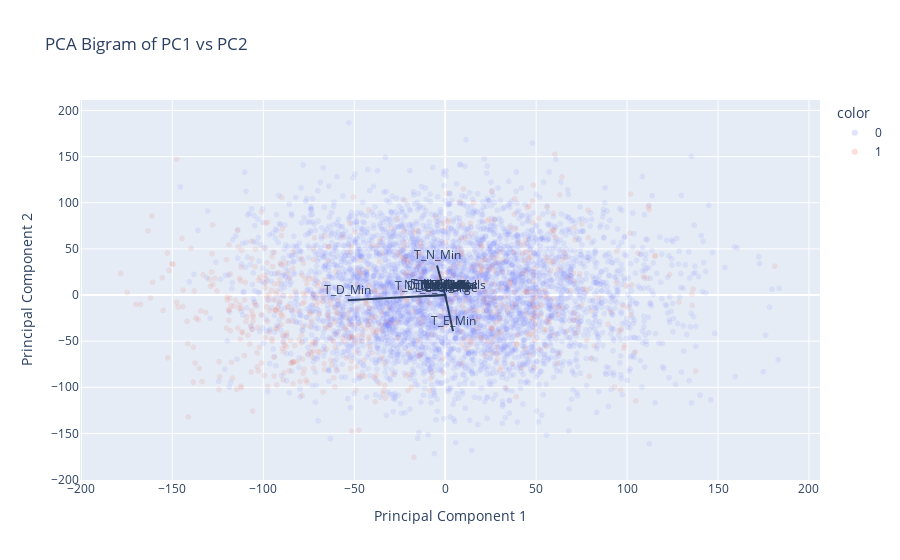

Write notebook code for a chart like this one.
### Code cell
features = ['Act_Len','Int_Plan','VM_Plan','Num_VM','T_D_Min','T_D_Calls','T_D_Charge','T_E_Min','T_E_Calls','T_E_Charge','T_N_Min','T_N_Calls','T_N_Charge','T_I_Min','T_I_Calls','T_I_Charge','Num_Srv_Calls']
X = df[features]

pca = PCA(n_components=2)
components = pca.fit_transform(X)

loadings = pca.components_.T * np.sqrt(pca.explained_variance_)

fig = px.scatter(components, x=0, y=1, 
                 title='PCA Bigram of PC1 vs PC2',
                 opacity=0.1, color=df['Churned']).update_layout(
                 xaxis_title="Principal Component 1", 
                 yaxis_title="Principal Component 2"
)

for i, feature in enumerate(features):
    fig.add_shape(
        type='line',
        x0=0, y0=0,
        x1=loadings[i, 0],
        y1=loadings[i, 1]
    )
    fig.add_annotation(
        x=loadings[i, 0],
        y=loadings[i, 1],
        ax=0, ay=0,
        xanchor="center",
        yanchor="bottom",
        text=feature,
    )
fig.show()

### Figure 1 — Plotly figure (JSON) as saved in the notebook; plotly's stock layout.template omitted (floating-point values rounded to 4 significant figures; data arrays with more than 128 entries replaced by an {"elided": "..."} marker saying what was removed)
{"data": [{"hovertemplate": "color=0<br>0=%{x}<br>1=%{y}<extra></extra>", "legendgroup": "0", "marker": {"color": "#636efa", "opacity": 0.1, "symbol": "circle"}, "mode": "markers", "name": "0", "showlegend": true, "type": "scattergl", "x": {"elided": "4293 float values"}, "xaxis": "x", "y": {"elided": "4293 float values"}, "yaxis": "y"}, {"hovertemplate": "color=1<br>0=%{x}<br>1=%{y}<extra></extra>", "legendgroup": "1", "marker": {"color": "#EF553B", "opacity": 0.1, "symbol": "circle"}, "mode": "markers", "name": "1", "showlegend": true, "type": "scattergl", "x": {"elided": "707 float values"}, "xaxis": "x", "y": {"elided": "707 float values"}, "yaxis": "y"}], "layout": {"annotations": [{"ax": 0, "ay": 0, "text": "Act_Len", "x": 0.02085, "xanchor": "center", "y": 0.7925, "yanchor": "bottom"}, {"ax": 0, "ay": 0, "text": "Int_Plan", "x": -0.007133, "xanchor": "center", "y": -0.01053, "yanchor": "bottom"}, {"ax": 0, "ay": 0, "text": "VM_Plan", "x": -0.0004553, "xanchor": "center", "y": -0.006888, "yanchor": "bottom"}, {"ax": 0, "ay": 0, "text": "Num_VM", "x": -0.06264, "xanchor": "center", "y": -0.179, "yanchor": "bottom"}, {"ax": 0, "ay": 0, "text": "T_D_Min", "x": -53.59, "xanchor": "center", "y": -5.69, "yanchor": "bottom"}, {"ax": 0, "ay": 0, "text": "T_D_Calls", "x": -0.04966, "xanchor": "center", "y": 0.05554, "yanchor": "bottom"}, {"ax": 0, "ay": 0, "text": "T_D_Charge", "x": -9.11, "xanchor": "center", "y": -0.9673, "yanchor": "bottom"}, {"ax": 0, "ay": 0, "text": "T_E_Min", "x": 4.295, "xanchor": "center", "y": -39.13, "yanchor": "bottom"}, {"ax": 0, "ay": 0, "text": "T_E_Calls", "x": -0.1823, "xanchor": "center", "y": -0.04409, "yanchor": "bottom"}, {"ax": 0, "ay": 0, "text": "T_E_Charge", "x": 0.3653, "xanchor": "center", "y": -3.325, "yanchor": "bottom"}, {"ax": 0, "ay": 0, "text": "T_N_Min", "x": -4.5, "xanchor": "center", "y": 32.04, "yanchor": "bottom"}, {"ax": 0, "ay": 0, "text": "T_N_Calls", "x": -0.1211, "xanchor": "center", "y": 0.1396, "yanchor": "bottom"}, {"ax": 0, "ay": 0, "text": "T_N_Charge", "x": -0.2025, "xanchor": "center", "y": 1.442, "yanchor": "bottom"}, {"ax": 0, "ay": 0, "text": "T_I_Min", "x": 0.05501, "xanchor": "center", "y": -0.005292, "yanchor": "bottom"}, {"ax": 0, "ay": 0, "text": "T_I_Calls", "x": 0.007905, "xanchor": "center", "y": -0.04138, "yanchor": "bottom"}, {"ax": 0, "ay": 0, "text": "T_I_Charge", "x": 0.01488, "xanchor": "center", "y": -0.00147, "yanchor": "bottom"}, {"ax": 0, "ay": 0, "text": "Num_Srv_Calls", "x": -0.004012, "xanchor": "center", "y": 0.00641, "yanchor": "bottom"}], "legend": {"title": {"text": "color"}, "tracegroupgap": 0}, "shapes": [{"type": "line", "x0": 0, "x1": 0.02085, "y0": 0, "y1": 0.7925}, {"type": "line", "x0": 0, "x1": -0.007133, "y0": 0, "y1": -0.01053}, {"type": "line", "x0": 0, "x1": -0.0004553, "y0": 0, "y1": -0.006888}, {"type": "line", "x0": 0, "x1": -0.06264, "y0": 0, "y1": -0.179}, {"type": "line", "x0": 0, "x1": -53.59, "y0": 0, "y1": -5.69}, {"type": "line", "x0": 0, "x1": -0.04966, "y0": 0, "y1": 0.05554}, {"type": "line", "x0": 0, "x1": -9.11, "y0": 0, "y1": -0.9673}, {"type": "line", "x0": 0, "x1": 4.295, "y0": 0, "y1": -39.13}, {"type": "line", "x0": 0, "x1": -0.1823, "y0": 0, "y1": -0.04409}, {"type": "line", "x0": 0, "x1": 0.3653, "y0": 0, "y1": -3.325}, {"type": "line", "x0": 0, "x1": -4.5, "y0": 0, "y1": 32.04}, {"type": "line", "x0": 0, "x1": -0.1211, "y0": 0, "y1": 0.1396}, {"type": "line", "x0": 0, "x1": -0.2025, "y0": 0, "y1": 1.442}, {"type": "line", "x0": 0, "x1": 0.05501, "y0": 0, "y1": -0.005292}, {"type": "line", "x0": 0, "x1": 0.007905, "y0": 0, "y1": -0.04138}, {"type": "line", "x0": 0, "x1": 0.01488, "y0": 0, "y1": -0.00147}, {"type": "line", "x0": 0, "x1": -0.004012, "y0": 0, "y1": 0.00641}], "title": {"text": "PCA Bigram of PC1 vs PC2"}, "xaxis": {"anchor": "y", "domain": [0, 1], "title": {"text": "Principal Component 1"}}, "yaxis": {"anchor": "x", "domain": [0, 1], "title": {"text": "Principal Component 2"}}}}
